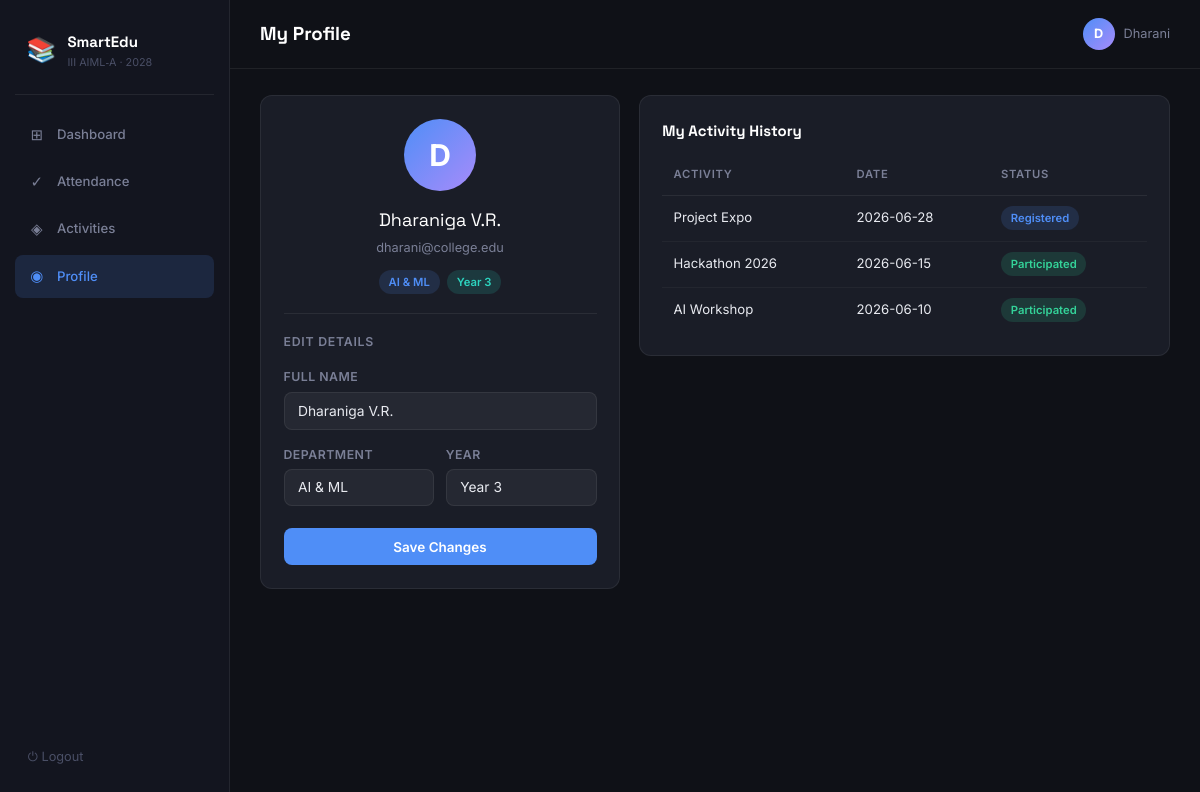
Screenshot of /profile (signed in) with the database file from the repository.
### tables this page shows
CREATE TABLE students (
            student_id   INTEGER PRIMARY KEY AUTOINCREMENT,
            student_name TEXT NOT NULL,
            email        TEXT UNIQUE NOT NULL,
            department   TEXT,
            year         INTEGER,
            user_id      INTEGER REFERENCES users(user_id)
        );

CREATE TABLE student_activities (
            id                   INTEGER PRIMARY KEY AUTOINCREMENT,
            student_id           INTEGER REFERENCES students(student_id),
            activity_id          INTEGER REFERENCES activities(activity_id),
            participation_status TEXT DEFAULT 'Registered'
        );

CREATE TABLE activities (
            activity_id   INTEGER PRIMARY KEY AUTOINCREMENT,
            activity_name TEXT NOT NULL,
            activity_date TEXT NOT NULL,
            description   TEXT,
            category      TEXT DEFAULT 'Academic'
        );

### app.py (the view, shortened to what this page needs)
@app.route('/profile', methods=['GET', 'POST'])
@login_required
def profile():
    student = get_current_student()
    conn = get_db()
    success = None
    error   = None
    my_activities = conn.execute("""
        SELECT ac.activity_name, ac.activity_date, sa.participation_status
        FROM student_activities sa JOIN activities ac ON sa.activity_id=ac.activity_id
        WHERE sa.student_id=?
        ORDER BY ac.activity_date DESC
    """, (student['student_id'],)).fetchall()
    conn.close()
    return render_template('profile.html',
                           student=student, my_activities=my_activities,
                           success=success, error=error)

### app.py (called while the page is built)
def get_db():
    conn = sqlite3.connect(DB_PATH)
    conn.row_factory = sqlite3.Row
    return conn

def login_required(f):
    from functools import wraps
    @wraps(f)
    def decorated(*args, **kwargs):
        if 'user_id' not in session:
            return redirect(url_for('login'))
        return f(*args, **kwargs)
    return decorated

def get_current_student():
    conn = get_db()
    student = conn.execute(
        "SELECT * FROM students WHERE user_id=?", (session['user_id'],)
    ).fetchone()
    conn.close()
    return student

### templates/profile.html (shortened to what this page needs)
{% extends 'base.html' %}
{% block page_title %}My Profile{% endblock %}
{% block content %}
<div class="profile-grid">
  <div class="card profile-card">
    <div class="avatar-circle">{{ student.student_name[0].upper() }}</div>
    <div class="profile-name">{{ student.student_name }}</div>
    <div class="profile-email">{{ student.email }}</div>
    <div class="profile-tags">
      <span class="badge badge-blue">{{ student.department }}</span>
      <span class="badge badge-teal">Year {{ student.year }}</span>
    </div>
    <div class="edit-section">
      <h4>Edit Details</h4>
      <form method="POST" action="{{ url_for('profile') }}">
        <div class="field-group">
          <label class="field-label">Full Name</label>
          <input class="field-input" type="text" name="name"
                 value="{{ student.student_name }}" required />
        </div>
        <div class="field-row">
          <div class="field-group">
            <label class="field-label">Department</label>
            <select class="field-input" name="department">
              {% for d in ['AI & ML','CSE','ECE','IT','MECH'] %}
              <option {{ 'selected' if student.department==d }}>{{ d }}</option>
              {% endfor %}
            </select>
          </div>
          <div class="field-group">
            <label class="field-label">Year</label>
            <select class="field-input" name="year">
              {% for y in [1,2,3,4] %}
              <option value="{{ y }}" {{ 'selected' if student.year==y }}>Year {{ y }}</option>
              {% endfor %}
            </select>
          </div>
        </div>
        <button class="btn-primary full-width" type="submit">Save Changes</button>
      </form>
    </div>
  </div>
  <div class="card">
    <div class="card-head">
      <h3>My Activity History</h3>
    </div>
    {% if my_activities %}
    <table class="data-table">
      <thead>
        <tr><th>Activity</th><th>Date</th><th>Status</th></tr>
      </thead>
      <tbody>
        {% for a in my_activities %}
        <tr>
          <td>{{ a.activity_name }}</td>
          <td>{{ a.activity_date }}</td>
          <td>
            <span class="badge badge-{{ 'green' if a.participation_status=='Participated' else 'blue' }}">
              {{ a.participation_status }}
            </span>
          </td>
        </tr>
        {% endfor %}
      </tbody>
    </table>
    {% else %}
    <p class="empty-msg">You haven't registered for any activities yet.<br>
      <a href="{{ url_for('activities') }}">Browse activities →</a>
    </p>
    {% endif %}
  </div>
</div>
{% endblock %}

### static/css/style.css (style rules this page uses)
:root { --bg: #0f1117; --bg-card: #1a1d27; --bg-sidebar: #13151f; --border: rgba(255,255,255,.07); --border-hover: rgba(255,255,255,.14); --text: #e8eaf0; --text-muted: #7a7f96; --text-dim: #4a4f66; --blue: #4f8ef7; --blue-light: #dbeafe; --teal: #2dd4bf; --violet: #a78bfa; --amber: #fbbf24; --red: #f87171; --green: #34d399; --sidebar-w: 230px; --radius: 12px; --radius-sm: 8px; --shadow: 0 4px 24px rgba(0,0,0,.35); --font: 'Inter', sans-serif; --font-display: 'Space Grotesk', sans-serif; }
*, *::before, *::after { box-sizing: border-box; margin: 0; padding: 0; }
html { font-size: 15px; }
body { font-family: var(--font); background: var(--bg); color: var(--text); min-height: 100vh; line-height: 1.6; }
.field-group { margin-bottom: 1rem; }
.field-label { display: block; font-size: .82rem; font-weight: 600; color: var(--text-muted); margin-bottom: .35rem; text-transform: uppercase; letter-spacing: .04em; }
.field-input { display: block; width: 100%; background: rgba(255,255,255,.05); border: 1px solid var(--border); border-radius: var(--radius-sm); padding: .65rem .9rem; font-size: .92rem; color: var(--text); font-family: var(--font); transition: border-color .2s; outline: none; appearance: none; }
.field-input option { background: #1a1d27; }
.field-row { display: flex; gap: .75rem; }
.field-row .field-group { flex: 1; }
.btn-primary { display: inline-block; background: var(--blue); color: #fff; border: none; border-radius: var(--radius-sm); padding: .7rem 1.4rem; font-size: .9rem; font-weight: 600; font-family: var(--font); cursor: pointer; transition: background .2s, transform .1s; }
.btn-primary.full-width { width: 100%; margin-top: .5rem; }
.card { background: var(--bg-card); border: 1px solid var(--border); border-radius: var(--radius); padding: 1.5rem; margin-bottom: 1.25rem; }
.card-head { display: flex; align-items: center; justify-content: space-between; margin-bottom: 1rem; }
.card-head h3 { font-family: var(--font-display); font-size: 1rem; color: #fff; }
.data-table { width: 100%; border-collapse: collapse; font-size: .88rem; }
.data-table th { text-align: left; font-size: .75rem; font-weight: 600; color: var(--text-muted); text-transform: uppercase; letter-spacing: .06em; padding: .5rem .75rem .75rem; border-bottom: 1px solid var(--border); }
.data-table td { padding: .7rem .75rem; border-bottom: 1px solid rgba(255,255,255,.04); color: var(--text); }
.data-table tr:last-child td { border-bottom: none; }
.badge { display: inline-block; padding: .2rem .65rem; border-radius: 99px; font-size: .75rem; font-weight: 600; }
.badge-green { background: rgba(52,211,153,.15); color: var(--green); }
.badge-blue { background: rgba(79,142,247,.15); color: var(--blue); }
.badge-teal { background: rgba(45,212,191,.15); color: var(--teal); }
.profile-grid { display: grid; grid-template-columns: 360px 1fr; gap: 1.25rem; align-items: start; }
.profile-card { text-align: center; }
.avatar-circle { width: 72px; height: 72px; border-radius: 50%; background: linear-gradient(135deg, var(--blue), var(--violet)); display: flex; align-items: center; justify-content: center; font-size: 2rem; font-weight: 700; color: #fff; margin: 0 auto 1rem; }
.profile-name { font-family: var(--font-display); font-size: 1.2rem; color: #fff; }
.profile-email { font-size: .85rem; color: var(--text-muted); margin-top: .25rem; }
.profile-tags { display: flex; justify-content: center; gap: .5rem; margin: .75rem 0 1.25rem; }
.edit-section { text-align: left; border-top: 1px solid var(--border); padding-top: 1.25rem; }
.edit-section h4 { font-size: .82rem; font-weight: 600; text-transform: uppercase; letter-spacing: .06em; color: var(--text-muted); margin-bottom: 1rem; }

### rows the page displays
students: student_name "D", student_name "Dharaniga V.R.", email "dharani@college.edu", department "AI & ML", year "3", name "Dharaniga V.R."
student_activities: activity_name "Project Expo", activity_date "2026-06-28", participation_status "Registered"
student_activities: activity_name "Hackathon 2026", activity_date "2026-06-15", participation_status "Participated"
student_activities: activity_name "AI Workshop", activity_date "2026-06-10", participation_status "Participated"

### other values shown
{{ session.username[0].upper() }} "D"
{{ session.username.split('@')[0]|title }} "Dharani"
form field department "AI & ML"
